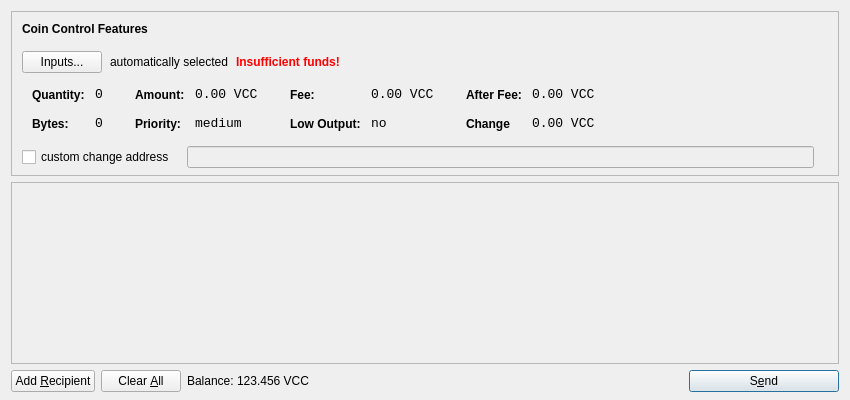
<?xml version="1.0" encoding="UTF-8"?>
<ui version="4.0">
 <class>SendCoinsDialog</class>
 <widget class="QDialog" name="SendCoinsDialog">
  <property name="geometry">
   <rect>
    <x>0</x>
    <y>0</y>
    <width>850</width>
    <height>400</height>
   </rect>
  </property>
  <property name="windowTitle">
   <string>Send Coins</string>
  </property>
  <layout class="QVBoxLayout" name="verticalLayout" stretch="0,1,0">
   <property name="bottomMargin">
    <number>8</number>
   </property>
   <item>
    <widget class="QFrame" name="frameCoinControl">
     <property name="sizePolicy">
      <sizepolicy hsizetype="Expanding" vsizetype="Expanding">
       <horstretch>0</horstretch>
       <verstretch>0</verstretch>
      </sizepolicy>
     </property>
     <property name="maximumSize">
      <size>
       <width>16777215</width>
       <height>16777215</height>
      </size>
     </property>
     <property name="frameShape">
      <enum>QFrame::StyledPanel</enum>
     </property>
     <property name="frameShadow">
      <enum>QFrame::Sunken</enum>
     </property>
     <layout class="QVBoxLayout" name="verticalLayoutCoinControl2">
      <property name="spacing">
       <number>-1</number>
      </property>
      <property name="leftMargin">
       <number>0</number>
      </property>
      <property name="topMargin">
       <number>0</number>
      </property>
      <property name="rightMargin">
       <number>0</number>
      </property>
      <property name="bottomMargin">
       <number>6</number>
      </property>
      <item>
       <layout class="QVBoxLayout" name="verticalLayoutCoinControl" stretch="0,0,0,0,1">
        <property name="spacing">
         <number>0</number>
        </property>
        <property name="leftMargin">
         <number>10</number>
        </property>
        <property name="topMargin">
         <number>10</number>
        </property>
        <item>
         <layout class="QHBoxLayout" name="horizontalLayoutCoinControl1">
          <property name="bottomMargin">
           <number>15</number>
          </property>
          <item>
           <widget class="QLabel" name="labelCoinControlFeatures">
            <property name="sizePolicy">
             <sizepolicy hsizetype="Preferred" vsizetype="Maximum">
              <horstretch>0</horstretch>
              <verstretch>0</verstretch>
             </sizepolicy>
            </property>
            <property name="font">
             <font>
              <weight>75</weight>
              <bold>true</bold>
             </font>
            </property>
            <property name="styleSheet">
             <string notr="true">font-weight:bold;</string>
            </property>
            <property name="text">
             <string>Coin Control Features</string>
            </property>
           </widget>
          </item>
         </layout>
        </item>
        <item>
         <layout class="QHBoxLayout" name="horizontalLayoutCoinControl2" stretch="0,0,0,0">
          <property name="spacing">
           <number>8</number>
          </property>
          <property name="bottomMargin">
           <number>10</number>
          </property>
          <item>
           <widget class="QPushButton" name="pushButtonCoinControl">
            <property name="styleSheet">
             <string notr="true"/>
            </property>
            <property name="text">
             <string>Inputs...</string>
            </property>
           </widget>
          </item>
          <item>
           <widget class="QLabel" name="labelCoinControlAutomaticallySelected">
            <property name="text">
             <string>automatically selected</string>
            </property>
            <property name="margin">
             <number>5</number>
            </property>
           </widget>
          </item>
          <item>
           <widget class="QLabel" name="labelCoinControlInsuffFunds">
            <property name="font">
             <font>
              <weight>75</weight>
              <bold>true</bold>
             </font>
            </property>
            <property name="styleSheet">
             <string notr="true">color:red;font-weight:bold;</string>
            </property>
            <property name="text">
             <string>Insufficient funds!</string>
            </property>
            <property name="margin">
             <number>5</number>
            </property>
           </widget>
          </item>
          <item>
           <spacer name="horizontalSpacerCoinControl">
            <property name="orientation">
             <enum>Qt::Horizontal</enum>
            </property>
            <property name="sizeHint" stdset="0">
             <size>
              <width>40</width>
              <height>1</height>
             </size>
            </property>
           </spacer>
          </item>
         </layout>
        </item>
        <item>
         <widget class="QWidget" name="widgetCoinControl" native="true">
          <property name="sizePolicy">
           <sizepolicy hsizetype="Preferred" vsizetype="Preferred">
            <horstretch>0</horstretch>
            <verstretch>0</verstretch>
           </sizepolicy>
          </property>
          <property name="minimumSize">
           <size>
            <width>0</width>
            <height>0</height>
           </size>
          </property>
          <property name="styleSheet">
           <string notr="true"/>
          </property>
          <layout class="QHBoxLayout" name="horizontalLayoutCoinControl5">
           <property name="margin">
            <number>0</number>
           </property>
           <item>
            <layout class="QHBoxLayout" name="horizontalLayoutCoinControl3" stretch="0,0,0,1">
             <property name="spacing">
              <number>20</number>
             </property>
             <property name="topMargin">
              <number>0</number>
             </property>
             <property name="bottomMargin">
              <number>10</number>
             </property>
             <item>
              <layout class="QFormLayout" name="formLayoutCoinControl1">
               <property name="horizontalSpacing">
                <number>10</number>
               </property>
               <property name="verticalSpacing">
                <number>14</number>
               </property>
               <property name="leftMargin">
                <number>10</number>
               </property>
               <property name="topMargin">
                <number>4</number>
               </property>
               <property name="rightMargin">
                <number>6</number>
               </property>
               <item row="0" column="0">
                <widget class="QLabel" name="labelCoinControlQuantityText">
                 <property name="styleSheet">
                  <string notr="true">font-weight:bold;</string>
                 </property>
                 <property name="text">
                  <string>Quantity:</string>
                 </property>
                 <property name="margin">
                  <number>0</number>
                 </property>
                </widget>
               </item>
               <item row="0" column="1">
                <widget class="QLabel" name="labelCoinControlQuantity">
                 <property name="font">
                  <font>
                   <family>Monospace</family>
                   <pointsize>10</pointsize>
                  </font>
                 </property>
                 <property name="cursor">
                  <cursorShape>IBeamCursor</cursorShape>
                 </property>
                 <property name="contextMenuPolicy">
                  <enum>Qt::ActionsContextMenu</enum>
                 </property>
                 <property name="text">
                  <string>0</string>
                 </property>
                 <property name="margin">
                  <number>0</number>
                 </property>
                 <property name="textInteractionFlags">
                  <set>Qt::LinksAccessibleByMouse|Qt::TextSelectableByKeyboard|Qt::TextSelectableByMouse</set>
                 </property>
                </widget>
               </item>
               <item row="1" column="0">
                <widget class="QLabel" name="labelCoinControlBytesText">
                 <property name="styleSheet">
                  <string notr="true">font-weight:bold;</string>
                 </property>
                 <property name="text">
                  <string>Bytes:</string>
                 </property>
                </widget>
               </item>
               <item row="1" column="1">
                <widget class="QLabel" name="labelCoinControlBytes">
                 <property name="font">
                  <font>
                   <family>Monospace</family>
                   <pointsize>10</pointsize>
                  </font>
                 </property>
                 <property name="cursor">
                  <cursorShape>IBeamCursor</cursorShape>
                 </property>
                 <property name="contextMenuPolicy">
                  <enum>Qt::ActionsContextMenu</enum>
                 </property>
                 <property name="text">
                  <string>0</string>
                 </property>
                 <property name="textInteractionFlags">
                  <set>Qt::LinksAccessibleByMouse|Qt::TextSelectableByKeyboard|Qt::TextSelectableByMouse</set>
                 </property>
                </widget>
               </item>
              </layout>
             </item>
             <item>
              <layout class="QFormLayout" name="formLayoutCoinControl2">
               <property name="horizontalSpacing">
                <number>10</number>
               </property>
               <property name="verticalSpacing">
                <number>14</number>
               </property>
               <property name="leftMargin">
                <number>6</number>
               </property>
               <property name="topMargin">
                <number>4</number>
               </property>
               <property name="rightMargin">
                <number>6</number>
               </property>
               <item row="0" column="0">
                <widget class="QLabel" name="labelCoinControlAmountText">
                 <property name="styleSheet">
                  <string notr="true">font-weight:bold;</string>
                 </property>
                 <property name="text">
                  <string>Amount:</string>
                 </property>
                 <property name="margin">
                  <number>0</number>
                 </property>
                </widget>
               </item>
               <item row="0" column="1">
                <widget class="QLabel" name="labelCoinControlAmount">
                 <property name="font">
                  <font>
                   <family>Monospace</family>
                   <pointsize>10</pointsize>
                  </font>
                 </property>
                 <property name="cursor">
                  <cursorShape>IBeamCursor</cursorShape>
                 </property>
                 <property name="contextMenuPolicy">
                  <enum>Qt::ActionsContextMenu</enum>
                 </property>
                 <property name="text">
                  <string>0.00 VCC</string>
                 </property>
                 <property name="textInteractionFlags">
                  <set>Qt::LinksAccessibleByMouse|Qt::TextSelectableByKeyboard|Qt::TextSelectableByMouse</set>
                 </property>
                </widget>
               </item>
               <item row="1" column="0">
                <widget class="QLabel" name="labelCoinControlPriorityText">
                 <property name="styleSheet">
                  <string notr="true">font-weight:bold;</string>
                 </property>
                 <property name="text">
                  <string>Priority:</string>
                 </property>
                </widget>
               </item>
               <item row="1" column="1">
                <widget class="QLabel" name="labelCoinControlPriority">
                 <property name="font">
                  <font>
                   <family>Monospace</family>
                   <pointsize>10</pointsize>
                  </font>
                 </property>
                 <property name="cursor">
                  <cursorShape>IBeamCursor</cursorShape>
                 </property>
                 <property name="contextMenuPolicy">
                  <enum>Qt::ActionsContextMenu</enum>
                 </property>
                 <property name="text">
                  <string>medium</string>
                 </property>
                 <property name="textInteractionFlags">
                  <set>Qt::LinksAccessibleByMouse|Qt::TextSelectableByKeyboard|Qt::TextSelectableByMouse</set>
                 </property>
                </widget>
               </item>
              </layout>
             </item>
             <item>
              <layout class="QFormLayout" name="formLayoutCoinControl3">
               <property name="horizontalSpacing">
                <number>10</number>
               </property>
               <property name="verticalSpacing">
                <number>14</number>
               </property>
               <property name="leftMargin">
                <number>6</number>
               </property>
               <property name="topMargin">
                <number>4</number>
               </property>
               <property name="rightMargin">
                <number>6</number>
               </property>
               <item row="0" column="0">
                <widget class="QLabel" name="labelCoinControlFeeText">
                 <property name="styleSheet">
                  <string notr="true">font-weight:bold;</string>
                 </property>
                 <property name="text">
                  <string>Fee:</string>
                 </property>
                 <property name="margin">
                  <number>0</number>
                 </property>
                </widget>
               </item>
               <item row="0" column="1">
                <widget class="QLabel" name="labelCoinControlFee">
                 <property name="font">
                  <font>
                   <family>Monospace</family>
                   <pointsize>10</pointsize>
                  </font>
                 </property>
                 <property name="cursor">
                  <cursorShape>IBeamCursor</cursorShape>
                 </property>
                 <property name="contextMenuPolicy">
                  <enum>Qt::ActionsContextMenu</enum>
                 </property>
                 <property name="text">
                  <string>0.00 VCC</string>
                 </property>
                 <property name="textInteractionFlags">
                  <set>Qt::LinksAccessibleByMouse|Qt::TextSelectableByKeyboard|Qt::TextSelectableByMouse</set>
                 </property>
                </widget>
               </item>
               <item row="1" column="0">
                <widget class="QLabel" name="labelCoinControlLowOutputText">
                 <property name="styleSheet">
                  <string notr="true">font-weight:bold;</string>
                 </property>
                 <property name="text">
                  <string>Low Output:</string>
                 </property>
                </widget>
               </item>
               <item row="1" column="1">
                <widget class="QLabel" name="labelCoinControlLowOutput">
                 <property name="font">
                  <font>
                   <family>Monospace</family>
                   <pointsize>10</pointsize>
                  </font>
                 </property>
                 <property name="cursor">
                  <cursorShape>IBeamCursor</cursorShape>
                 </property>
                 <property name="contextMenuPolicy">
                  <enum>Qt::ActionsContextMenu</enum>
                 </property>
                 <property name="text">
                  <string>no</string>
                 </property>
                 <property name="textInteractionFlags">
                  <set>Qt::LinksAccessibleByMouse|Qt::TextSelectableByKeyboard|Qt::TextSelectableByMouse</set>
                 </property>
                </widget>
               </item>
              </layout>
             </item>
             <item>
              <layout class="QFormLayout" name="formLayoutCoinControl4">
               <property name="horizontalSpacing">
                <number>10</number>
               </property>
               <property name="verticalSpacing">
                <number>14</number>
               </property>
               <property name="leftMargin">
                <number>6</number>
               </property>
               <property name="topMargin">
                <number>4</number>
               </property>
               <property name="rightMargin">
                <number>6</number>
               </property>
               <item row="0" column="0">
                <widget class="QLabel" name="labelCoinControlAfterFeeText">
                 <property name="styleSheet">
                  <string notr="true">font-weight:bold;</string>
                 </property>
                 <property name="text">
                  <string>After Fee:</string>
                 </property>
                 <property name="margin">
                  <number>0</number>
                 </property>
                </widget>
               </item>
               <item row="0" column="1">
                <widget class="QLabel" name="labelCoinControlAfterFee">
                 <property name="font">
                  <font>
                   <family>Monospace</family>
                   <pointsize>10</pointsize>
                  </font>
                 </property>
                 <property name="cursor">
                  <cursorShape>IBeamCursor</cursorShape>
                 </property>
                 <property name="contextMenuPolicy">
                  <enum>Qt::ActionsContextMenu</enum>
                 </property>
                 <property name="text">
                  <string>0.00 VCC</string>
                 </property>
                 <property name="textInteractionFlags">
                  <set>Qt::LinksAccessibleByMouse|Qt::TextSelectableByKeyboard|Qt::TextSelectableByMouse</set>
                 </property>
                </widget>
               </item>
               <item row="1" column="0">
                <widget class="QLabel" name="labelCoinControlChangeText">
                 <property name="styleSheet">
                  <string notr="true">font-weight:bold;</string>
                 </property>
                 <property name="text">
                  <string>Change</string>
                 </property>
                </widget>
               </item>
               <item row="1" column="1">
                <widget class="QLabel" name="labelCoinControlChange">
                 <property name="font">
                  <font>
                   <family>Monospace</family>
                   <pointsize>10</pointsize>
                  </font>
                 </property>
                 <property name="cursor">
                  <cursorShape>IBeamCursor</cursorShape>
                 </property>
                 <property name="contextMenuPolicy">
                  <enum>Qt::ActionsContextMenu</enum>
                 </property>
                 <property name="text">
                  <string>0.00 VCC</string>
                 </property>
                 <property name="textInteractionFlags">
                  <set>Qt::LinksAccessibleByMouse|Qt::TextSelectableByKeyboard|Qt::TextSelectableByMouse</set>
                 </property>
                </widget>
               </item>
              </layout>
             </item>
            </layout>
           </item>
          </layout>
         </widget>
        </item>
        <item>
         <layout class="QHBoxLayout" name="horizontalLayoutCoinControl4" stretch="0,0,0">
          <property name="spacing">
           <number>12</number>
          </property>
          <property name="sizeConstraint">
           <enum>QLayout::SetDefaultConstraint</enum>
          </property>
          <property name="topMargin">
           <number>5</number>
          </property>
          <property name="rightMargin">
           <number>5</number>
          </property>
          <item>
           <widget class="QCheckBox" name="checkBoxCoinControlChange">
            <property name="text">
             <string>custom change address</string>
            </property>
           </widget>
          </item>
          <item>
           <widget class="QLineEdit" name="lineEditCoinControlChange">
            <property name="enabled">
             <bool>false</bool>
            </property>
            <property name="sizePolicy">
             <sizepolicy hsizetype="Expanding" vsizetype="Fixed">
              <horstretch>0</horstretch>
              <verstretch>0</verstretch>
             </sizepolicy>
            </property>
           </widget>
          </item>
          <item>
           <widget class="QLabel" name="labelCoinControlChangeLabel">
            <property name="sizePolicy">
             <sizepolicy hsizetype="Preferred" vsizetype="Expanding">
              <horstretch>0</horstretch>
              <verstretch>0</verstretch>
             </sizepolicy>
            </property>
            <property name="minimumSize">
             <size>
              <width>0</width>
              <height>0</height>
             </size>
            </property>
            <property name="text">
             <string/>
            </property>
            <property name="margin">
             <number>3</number>
            </property>
           </widget>
          </item>
         </layout>
        </item>
        <item>
         <spacer name="verticalSpacerCoinControl">
          <property name="orientation">
           <enum>Qt::Vertical</enum>
          </property>
          <property name="sizeHint" stdset="0">
           <size>
            <width>800</width>
            <height>1</height>
           </size>
          </property>
         </spacer>
        </item>
       </layout>
      </item>
     </layout>
    </widget>
   </item>
   <item>
    <widget class="QScrollArea" name="scrollArea">
     <property name="widgetResizable">
      <bool>true</bool>
     </property>
     <widget class="QWidget" name="scrollAreaWidgetContents">
      <property name="geometry">
       <rect>
        <x>0</x>
        <y>0</y>
        <width>830</width>
        <height>165</height>
       </rect>
      </property>
      <layout class="QVBoxLayout" name="verticalLayout_2">
       <property name="margin">
        <number>0</number>
       </property>
       <item>
        <layout class="QVBoxLayout" name="entries">
         <property name="spacing">
          <number>6</number>
         </property>
        </layout>
       </item>
       <item>
        <spacer name="verticalSpacer">
         <property name="orientation">
          <enum>Qt::Vertical</enum>
         </property>
         <property name="sizeHint" stdset="0">
          <size>
           <width>20</width>
           <height>40</height>
          </size>
         </property>
        </spacer>
       </item>
      </layout>
     </widget>
    </widget>
   </item>
   <item>
    <layout class="QHBoxLayout" name="horizontalLayout">
     <item>
      <widget class="QPushButton" name="addButton">
       <property name="toolTip">
        <string>Send to multiple recipients at once</string>
       </property>
       <property name="text">
        <string>Add &amp;Recipient</string>
       </property>
       <property name="icon">
        <iconset resource="../bitcoin.qrc">
         <normaloff>:/icons/add</normaloff>:/icons/add</iconset>
       </property>
       <property name="autoDefault">
        <bool>false</bool>
       </property>
      </widget>
     </item>
     <item>
      <widget class="QPushButton" name="clearButton">
       <property name="sizePolicy">
        <sizepolicy hsizetype="Minimum" vsizetype="Fixed">
         <horstretch>0</horstretch>
         <verstretch>0</verstretch>
        </sizepolicy>
       </property>
       <property name="toolTip">
        <string>Remove all transaction fields</string>
       </property>
       <property name="text">
        <string>Clear &amp;All</string>
       </property>
       <property name="icon">
        <iconset resource="../bitcoin.qrc">
         <normaloff>:/icons/remove</normaloff>:/icons/remove</iconset>
       </property>
       <property name="autoRepeatDelay">
        <number>300</number>
       </property>
       <property name="autoDefault">
        <bool>false</bool>
       </property>
      </widget>
     </item>
     <item>
      <layout class="QHBoxLayout" name="horizontalLayout_2">
       <property name="spacing">
        <number>3</number>
       </property>
       <item>
        <widget class="QLabel" name="label">
         <property name="sizePolicy">
          <sizepolicy hsizetype="Preferred" vsizetype="Fixed">
           <horstretch>0</horstretch>
           <verstretch>0</verstretch>
          </sizepolicy>
         </property>
         <property name="text">
          <string>Balance:</string>
         </property>
        </widget>
       </item>
       <item>
        <widget class="QLabel" name="labelBalance">
         <property name="sizePolicy">
          <sizepolicy hsizetype="Preferred" vsizetype="Fixed">
           <horstretch>0</horstretch>
           <verstretch>0</verstretch>
          </sizepolicy>
         </property>
         <property name="cursor">
          <cursorShape>IBeamCursor</cursorShape>
         </property>
         <property name="text">
          <string>123.456 VCC</string>
         </property>
         <property name="textInteractionFlags">
          <set>Qt::LinksAccessibleByMouse|Qt::TextSelectableByKeyboard|Qt::TextSelectableByMouse</set>
         </property>
        </widget>
       </item>
      </layout>
     </item>
     <item>
      <spacer name="horizontalSpacer">
       <property name="orientation">
        <enum>Qt::Horizontal</enum>
       </property>
       <property name="sizeHint" stdset="0">
        <size>
         <width>40</width>
         <height>20</height>
        </size>
       </property>
      </spacer>
     </item>
     <item>
      <widget class="QPushButton" name="sendButton">
       <property name="minimumSize">
        <size>
         <width>150</width>
         <height>0</height>
        </size>
       </property>
       <property name="toolTip">
        <string>Confirm the send action</string>
       </property>
       <property name="text">
        <string>S&amp;end</string>
       </property>
       <property name="icon">
        <iconset resource="../bitcoin.qrc">
         <normaloff>:/icons/send</normaloff>:/icons/send</iconset>
       </property>
       <property name="default">
        <bool>true</bool>
       </property>
      </widget>
     </item>
    </layout>
   </item>
  </layout>
 </widget>
 <resources>
  <include location="../bitcoin.qrc"/>
 </resources>
 <connections/>
</ui>
